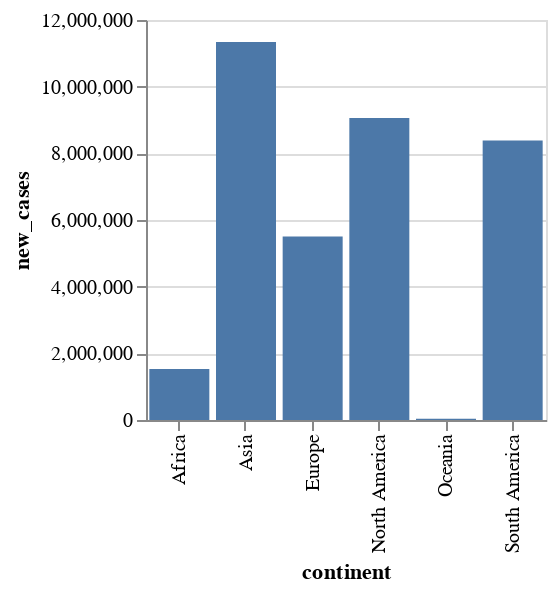

The code cell stored with this chart in its notebook:
### Markdown cell above
With a few more specifications, we can give this barchart some tooltips and an aspect ratio of a square:

### Code cell
alt.Chart(data).mark_bar().encode(
    x='continent', 
    y='new_cases',
    tooltip=['new_deaths', 'new_cases_per_million']
).properties(
    width=200,
    height=200
)

### Figure 1 — Vega-Lite specification as saved in the notebook (floating-point values rounded to 4 significant figures)
{"config": {"view": {"continuousWidth": 400, "continuousHeight": 300}}, "data": {"name": "data-a8481976f7f8e8019e51aeecae486214"}, "mark": "bar", "encoding": {"tooltip": [{"type": "quantitative", "field": "new_deaths"}, {"type": "quantitative", "field": "new_cases_per_million"}], "x": {"type": "nominal", "field": "continent"}, "y": {"type": "quantitative", "field": "new_cases"}}, "height": 200, "width": 200, "$schema": "https://vega.github.io/schema/vega-lite/v4.8.1.json", "datasets": {"data-a8481976f7f8e8019e51aeecae486214": [{"continent": "Africa", "total_cases": 116600000.0, "new_cases": 1528000.0, "new_cases_smoothed": 1506000.0, "total_deaths": 2776000.0, "new_deaths": 36830.0, "new_deaths_smoothed": 36350.0, "total_cases_per_million": 6793000.0, "new_cases_per_million": 87680.0, "new_cases_smoothed_per_million": 86050.0, "total_deaths_per_million": 112200.0, "new_deaths_per_million": 1459.0, "new_deaths_smoothed_per_million": 1430.0, "new_tests": 11560000.0, "total_tests": 903700000.0, "total_tests_per_thousand": 25960.0, "new_tests_per_thousand": 355.8, "new_tests_smoothed": 12070000.0, "new_tests_smoothed_per_thousand": 368.4, "tests_per_case": 200700.0, "positive_rate": 267.3, "stringency_index": 623300.0, "population": 306000000000.0, "population_density": 1118000.0, "median_age": 242700.0, "aged_65_older": 41660.0, "aged_70_older": 24990.0, "gdp_per_capita": 62090000.0, "extreme_poverty": 280500.0, "cardiovasc_death_rate": 3228000.0, "diabetes_prevalence": 63930.0, "female_smokers": 19050.0, "male_smokers": 207600.0, "handwashing_facilities": 243800.0, "hospital_beds_per_thousand": 12620.0, "life_expectancy": 733100.0, "human_development_index": 6041.0}, {"continent": "Asia", "total_cases": 704000000.0, "new_cases": 11340000.0, "new_cases_smoothed": 11020000.0, "total_deaths": 15010000.0, "new_deaths": 205200.0, "new_deaths_smoothed": 200200.0, "total_cases_per_million": 25410000.0, "new_cases_per_million": 314800.0, "new_cases_smoothed_per_million": 307400.0, "total_deaths_per_million": 230800.0, "new_deaths_per_million": 2926.0, "new_deaths_smoothed_per_million": 2852.0, "new_tests": 140000000.0, "total_tests": 8501000000.0, "total_tests_per_thousand": 304900.0, "new_tests_per_thousand": 3753.0, "new_tests_smoothed": 145400000.0, "new_tests_smoothed_per_thousand": 4425.0, "tests_per_case": 1021000.0, "positive_rate": 331.1, "stringency_index": 612300.0, "population": 1262000000000.0, "population_density": 5389000.0, "median_age": 355600.0, "aged_65_older": 73460.0, "aged_70_older": 47620.0, "gdp_per_capita": 258400000.0, "extreme_poverty": 36840.0, "cardiovasc_death_rate": 3279000.0, "diabetes_prevalence": 105300.0, "female_smokers": 46260.0, "male_smokers": 382900.0, "handwashing_facilities": 434900.0, "hospital_beds_per_thousand": 31270.0, "life_expectancy": 865800.0, "human_development_index": 8279.0}, {"continent": "Europe", "total_cases": 486900000.0, "new_cases": 5502000.0, "new_cases_smoothed": 5270000.0, "total_deaths": 33340000.0, "new_deaths": 227000.0, "new_deaths_smoothed": 224800.0, "total_cases_per_million": 37460000.0, "new_cases_per_million": 392500.0, "new_cases_smoothed_per_million": 374600.0, "total_deaths_per_million": 1669000.0, "new_deaths_per_million": 11700.0, "new_deaths_smoothed_per_million": 11570.0, "new_tests": 119800000.0, "total_tests": 9025000000.0, "total_tests_per_thousand": 564500.0, "new_tests_per_thousand": 7324.0, "new_tests_smoothed": 149100000.0, "new_tests_smoothed_per_thousand": 7994.0, "tests_per_case": 984900.0, "positive_rate": 217.6, "stringency_index": 475100.0, "population": 201800000000.0, "population_density": 8012000.0, "median_age": 433800.0, "aged_65_older": 183500.0, "aged_70_older": 119400.0, "gdp_per_capita": 373900000.0, "extreme_poverty": 7143.0, "cardiovasc_death_rate": 2350000.0, "diabetes_prevalence": 72470.0, "female_smokers": 239400.0, "male_smokers": 358000.0, "handwashing_facilities": 60930.0, "hospital_beds_per_thousand": 57320.0, "life_expectancy": 968900.0, "human_development_index": 9323.0}, {"continent": "North America", "total_cases": 770000000.0, "new_cases": 9061000.0, "new_cases_smoothed": 8898000.0, "total_deaths": 32520000.0, "new_deaths": 314000.0, "new_deaths_smoothed": 310900.0, "total_cases_per_million": 16200000.0, "new_cases_per_million": 256500.0, "new_cases_smoothed_per_million": 249900.0, "total_deaths_per_million": 487800.0, "new_deaths_per_million": 5453.0, "new_deaths_smoothed_per_million": 5317.0, "new_tests": 130300000.0, "total_tests": 9645000000.0, "total_tests_per_thousand": 65230.0, "new_tests_per_thousand": 884.9, "new_tests_smoothed": 128100000.0, "new_tests_smoothed_per_thousand": 879.3, "tests_per_case": 64570.0, "positive_rate": 202.9, "stringency_index": 335300.0, "population": 160400000000.0, "population_density": 1849000.0, "median_age": 179900.0, "aged_65_older": 54340.0, "aged_70_older": 34050.0, "gdp_per_capita": 129400000.0, "extreme_poverty": 13350.0, "cardiovasc_death_rate": 1097000.0, "diabetes_prevalence": 71520.0, "female_smokers": 22170.0, "male_smokers": 61480.0, "handwashing_facilities": 218800.0, "hospital_beds_per_thousand": 11520.0, "life_expectancy": 584000.0, "human_development_index": 3773.0}, {"continent": "Oceania", "total_cases": 3144000.0, "new_cases": 34400.0, "new_cases_smoothed": 33870.0, "total_deaths": 60990.0, "new_deaths": 995.0, "new_deaths_smoothed": 985.0, "total_cases_per_million": 1225000.0, "new_cases_per_million": 27500.0, "new_cases_smoothed_per_million": 25280.0, "total_deaths_per_million": 21720.0, "new_deaths_per_million": 435.9, "new_deaths_smoothed_per_million": 396.9, "new_tests": 7080000.0, "total_tests": 589300000.0, "total_tests_per_thousand": 38210.0, "new_tests_per_thousand": 455.0, "new_tests_smoothed": 8551000.0, "new_tests_smoothed_per_thousand": 511.6, "tests_per_case": 790500.0, "positive_rate": 2.343, "stringency_index": 63550.0, "population": 10730000000.0, "population_density": 125600.0, "median_age": 52850.0, "aged_65_older": 16540.0, "aged_70_older": 10210.0, "gdp_per_capita": 25730000.0, "extreme_poverty": 493.8, "cardiovasc_death_rate": 383900.0, "diabetes_prevalence": 24570.0, "female_smokers": 15130.0, "male_smokers": 28080.0, "handwashing_facilities": 0.0, "hospital_beds_per_thousand": 2398.0, "life_expectancy": 139000.0, "human_development_index": 819.5}, {"continent": "South America", "total_cases": 589000000.0, "new_cases": 8385000.0, "new_cases_smoothed": 8231000.0, "total_deaths": 20150000.0, "new_deaths": 264100.0, "new_deaths_smoothed": 259800.0, "total_cases_per_million": 11170000.0, "new_cases_per_million": 154600.0, "new_cases_smoothed_per_million": 151000.0, "total_deaths_per_million": 362300.0, "new_deaths_per_million": 5222.0, "new_deaths_smoothed_per_million": 5124.0, "new_tests": 10560000.0, "total_tests": 751600000.0, "total_tests_per_thousand": 31430.0, "new_tests_per_thousand": 453.1, "new_tests_smoothed": 14650000.0, "new_tests_smoothed_per_thousand": 475.8, "tests_per_case": 48370.0, "positive_rate": 180.2, "stringency_index": 199300.0, "population": 109200000000.0, "population_density": 69260.0, "median_age": 82010.0, "aged_65_older": 22440.0, "aged_70_older": 14050.0, "gdp_per_capita": 37440000.0, "extreme_poverty": 6034.0, "cardiovasc_death_rate": 500300.0, "diabetes_prevalence": 20890.0, "female_smokers": 22280.0, "male_smokers": 44530.0, "handwashing_facilities": 89040.0, "hospital_beds_per_thousand": 5642.0, "life_expectancy": 219000.0, "human_development_index": 2038.0}]}}
